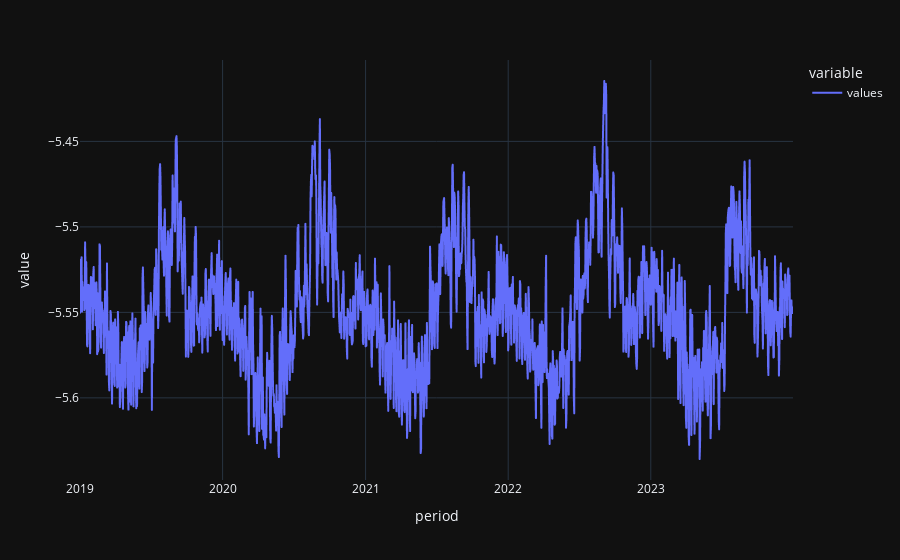

Notebook cell for this chart:
### Code cell
series.apply(np.log).plot()

### Figure 1 — Plotly figure (JSON) as saved in the notebook; plotly's stock layout.template omitted (floating-point values rounded to 4 significant figures; data arrays with more than 128 entries replaced by an {"elided": "..."} marker saying what was removed)
{"data": [{"hovertemplate": "variable=values<br>period=%{x}<br>value=%{y}<extra></extra>", "legendgroup": "values", "line": {"color": "#636efa", "dash": "solid"}, "marker": {"symbol": "circle"}, "mode": "lines", "name": "values", "showlegend": true, "type": "scattergl", "x": {"elided": "1826 str values"}, "xaxis": "x", "y": {"elided": "1826 float values"}, "yaxis": "y"}], "layout": {"legend": {"title": {"text": "variable"}, "tracegroupgap": 0}, "margin": {"t": 60}, "xaxis": {"anchor": "y", "domain": [0, 1], "title": {"text": "period"}}, "yaxis": {"anchor": "x", "domain": [0, 1], "title": {"text": "value"}}}}
